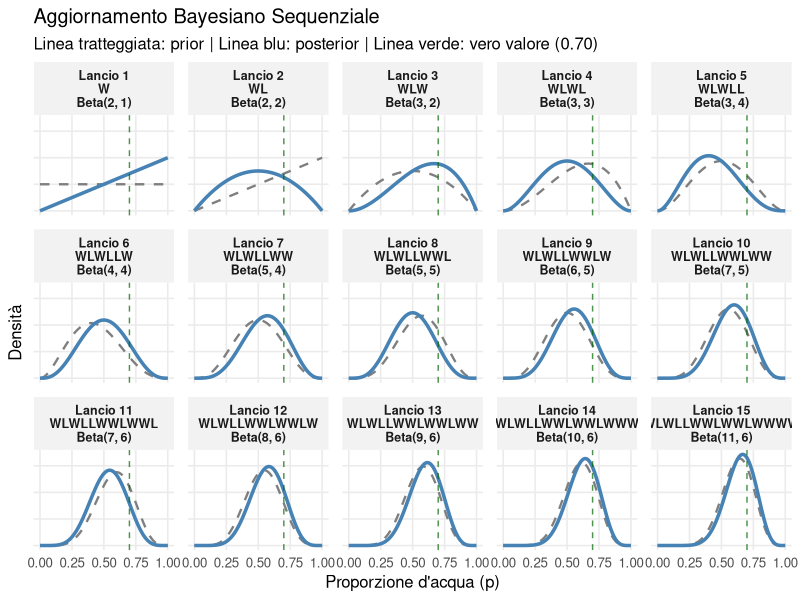
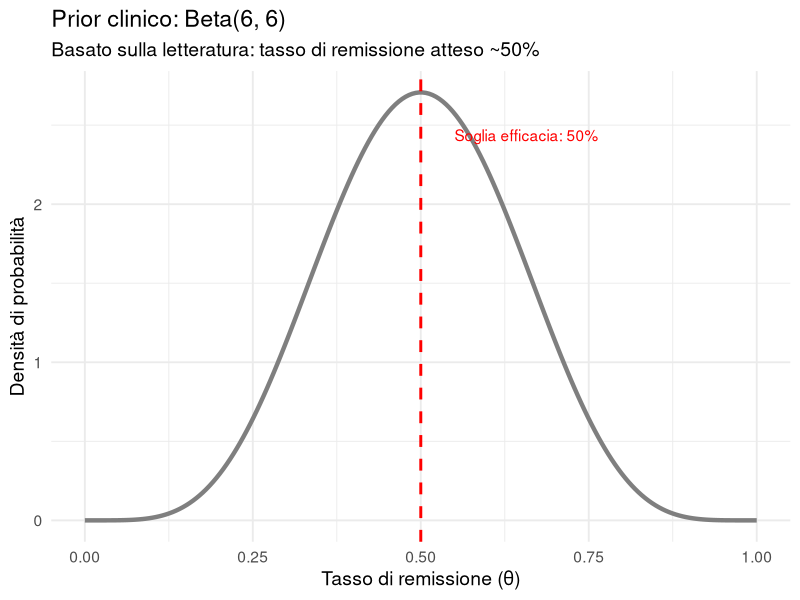
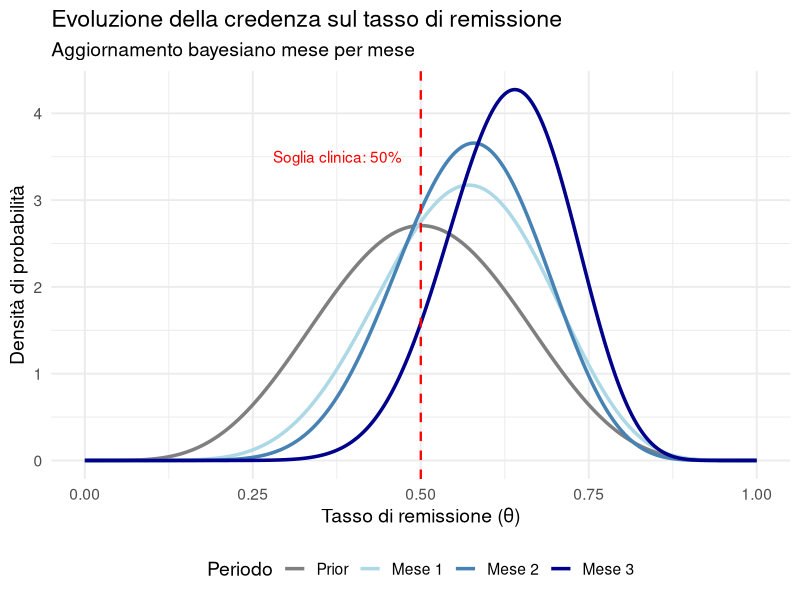

These figures' R source, in order:
## ---- chunk 1
#| echo: false
#| message: false
#| warning: false
library(ggplot2)
library(dplyr)
library(tidyr)
set.seed(42)
## ---- chunk 2
#| label: sim-data
#| echo: false
set.seed(123)

# Simuliamo 15 lanci. Vera proporzione d'acqua = 0.7
n_lanci <- 15
p_vero <- 0.7
dati <- sample(c("W", "L"), size = n_lanci, 
               prob = c(p_vero, 1 - p_vero), replace = TRUE)
## ---- chunk 3
#| echo: false
cat("Sequenza osservata:", paste(dati, collapse = " "))
## ---- chunk 4
#| label: compute-posteriors
#| echo: false
# Calcoliamo la distribuzione a posteriori dopo ogni lancio
alpha <- 1
beta <- 1

posteriori <- list()
for(i in 1:n_lanci) {
  seq_lanci <- dati[1:i]
  k <- sum(seq_lanci == "W")
  alpha_post <- alpha + k
  beta_post <- beta + (i - k)
  posteriori[[i]] <- data.frame(
    Lancio = i,
    Sequenza = paste(seq_lanci, collapse = ""),
    k = k,
    n = i,
    alpha = alpha_post,
    beta = beta_post
  )
}

df_posteriori <- bind_rows(posteriori)
p_grid <- seq(0, 1, length.out = 200)

df_plot <- df_posteriori %>%
  rowwise() %>%
  mutate(
    p = list(p_grid),
    dens = list(dbeta(p_grid, alpha, beta))
  ) %>%
  unnest(c(p, dens))
## ---- chunk 5
#| label: plot-posteriors
#| echo: false
#| fig-width: 10
#| fig-height: 8
# Gestione esplicita del prior uniforme per il primo lancio
df_prev <- df_plot %>%
  mutate(Lancio_prev = Lancio + 1) %>%
  select(Lancio_prev, p, dens_prev = dens)

# Per il lancio 1, il prior è Beta(1,1) - uniforme
prior_uniforme <- data.frame(
  p = p_grid,
  dens_prev = dbeta(p_grid, 1, 1)
)

df_combined <- df_plot %>%
  left_join(df_prev, by = c("Lancio" = "Lancio_prev", "p" = "p")) %>%
  mutate(dens_prev = ifelse(Lancio == 1, prior_uniforme$dens_prev, dens_prev))

# Crea etichette informative con sequenza corretta
df_combined <- df_combined %>%
  mutate(
    label = paste0("Lancio ", Lancio, "\n", Sequenza, 
                   "\nBeta(", alpha, ", ", beta, ")"),
    # Ordina i pannelli numericamente
    label = factor(label, levels = unique(label)[order(unique(Lancio))])
  )

# Visualizzazione
ggplot(df_combined, aes(x = p)) +
  geom_line(aes(y = dens_prev), color = "gray50", 
            linetype = "dashed", linewidth = 0.8) +
  geom_line(aes(y = dens), color = "steelblue", linewidth = 1.2) +
  geom_vline(xintercept = p_vero, linetype = "dashed", 
             color = "darkgreen", linewidth = 0.5, alpha = 0.7) +
  facet_wrap(~ label, ncol = 5) +
  labs(
    title = "Aggiornamento Bayesiano Sequenziale",
    subtitle = "Linea tratteggiata: prior | Linea blu: posterior | Linea verde: vero valore (0.70)",
    x = "Proporzione d'acqua (p)",
    y = "Densità"
  ) +
  theme_minimal(base_size = 12) +
  theme(
    strip.text = element_text(size = 9, face = "bold"),
    strip.background = element_rect(fill = "gray95", color = NA),
    axis.text.y = element_blank(),
    axis.ticks.y = element_blank(),
    panel.grid.minor = element_blank(),
    panel.spacing = unit(10, "points")
  ) +
  scale_x_continuous(limits = c(0, 1))
## ---- chunk 6
#| echo: true
# La media di Beta(6, 6) è:
alpha_prior <- 6
beta_prior <- 6
media_prior <- alpha_prior / (alpha_prior + beta_prior)
media_prior
## ---- chunk 7
#| echo: false
#| fig-height: 4.5
theta <- seq(0, 1, length.out = 200)
prior_dens <- dbeta(theta, alpha_prior, beta_prior)

ggplot(data.frame(theta = theta, dens = prior_dens), 
       aes(x = theta, y = dens)) +
  geom_line(linewidth = 1.5, color = "gray50") +
  geom_vline(xintercept = 0.5, linetype = "dashed", color = "red", linewidth = 1) +
  labs(title = "Prior clinico: Beta(6, 6)",
       subtitle = "Basato sulla letteratura: tasso di remissione atteso ~50%",
       x = "Tasso di remissione (θ)", 
       y = "Densità di probabilità") +
  theme_minimal(base_size = 14) +
  annotate("text", x = 0.55, y = max(prior_dens)*0.9, 
           label = "Soglia efficacia: 50%", color = "red", hjust = 0)
## ---- chunk 8
#| echo: true
# 1 = remissione, 0 = non remissione
mese1 <- c(1, 1, 0, 1)        # 3 su 4 = 75%
mese2 <- c(0, 1, 1, 1, 0)     # 3 su 5 = 60%
mese3 <- c(1, 1, 1, 0, 1, 1)  # 5 su 6 = 83%
## ---- chunk 9
#| echo: true
# Funzione per aggiornare i parametri della Beta
aggiorna_beta <- function(alpha, beta, dati) {
  successi <- sum(dati)
  insuccessi <- length(dati) - successi

  nuovo_alpha <- alpha + successi
  nuovo_beta  <- beta + insuccessi

  list(alpha = nuovo_alpha, beta = nuovo_beta)
}
## ---- chunk 10
#| echo: true
# Prior iniziale
alpha_corrente <- alpha_prior
beta_corrente <- beta_prior
## ---- chunk 11
# Mese 1
parametri <- aggiorna_beta(alpha_corrente, beta_corrente, mese1)
alpha_corrente <- parametri$alpha
beta_corrente <- parametri$beta
cat("Mese 1:", sum(mese1), "remissioni su", length(mese1),
    "→ Beta(", alpha_corrente, ",", beta_corrente, ")",
    "| Media:", round(alpha_corrente/(alpha_corrente + beta_corrente), 3), 
    "\n")
## ---- chunk 12
# Mese 2
parametri <- aggiorna_beta(alpha_corrente, beta_corrente, mese2)
alpha_corrente <- parametri$alpha
beta_corrente <- parametri$beta
cat("Mese 2:", sum(mese2), "remissioni su", length(mese2),
    "→ Beta(", alpha_corrente, ",", beta_corrente, ")",
    "| Media:", round(alpha_corrente/(alpha_corrente + beta_corrente), 3), 
    "\n")
## ---- chunk 13
# Mese 3
parametri <- aggiorna_beta(alpha_corrente, beta_corrente, mese3)
alpha_corrente <- parametri$alpha
beta_corrente <- parametri$beta
cat("Mese 3:", sum(mese3), "remissioni su", length(mese3),
    "→ Beta(", alpha_corrente, ",", beta_corrente, ")",
    "| Media:", round(alpha_corrente/(alpha_corrente + beta_corrente), 3), 
    "\n")
## ---- chunk 14
#| echo: false
#| fig-height: 5.5

theta <- seq(0, 1, length.out = 500)

distribuzioni <- data.frame(
  periodo = rep(c("Prior", "Mese 1", "Mese 2", "Mese 3"), each = length(theta)),
  theta = rep(theta, 4),
  densita = c(
    dbeta(theta, 6, 6),
    dbeta(theta, 9, 7),
    dbeta(theta, 12, 9),
    dbeta(theta, 17, 10)
  )
)

distribuzioni$periodo <- factor(distribuzioni$periodo, 
                                 levels = c("Prior", "Mese 1", "Mese 2", "Mese 3"))

ggplot(distribuzioni, aes(x = theta, y = densita, color = periodo)) +
  geom_line(linewidth = 1.2) +
  geom_vline(xintercept = 0.5, linetype = "dashed", color = "red", linewidth = 0.8) +
  scale_color_manual(values = c("Prior" = "gray50", "Mese 1" = "lightblue",
                                "Mese 2" = "steelblue", "Mese 3" = "darkblue")) +
  labs(title = "Evoluzione della credenza sul tasso di remissione",
       subtitle = "Aggiornamento bayesiano mese per mese",
       x = "Tasso di remissione (θ)",
       y = "Densità di probabilità",
       color = "Periodo") +
  theme_minimal(base_size = 14) +
  theme(legend.position = "bottom") +
  annotate("text", x = 0.28, y = 3.5, label = "Soglia clinica: 50%", color = "red", hjust = 0)
## ---- chunk 15
#| echo: true
# Probabilità che theta > 0.5 dopo 3 mesi
prob_efficace <- 1 - pbeta(0.5, shape1 = 17, shape2 = 10)
cat("P(θ > 0.50) =", round(prob_efficace * 100, 1), "%")
## ---- chunk 16
#| echo: true
# Probabilità di efficacia dopo ogni mese
cat("Prior: P(θ > 0.50) =", round((1 - pbeta(0.5, 6, 6)) * 100, 1), "%\n")
cat("Dopo Mese 1: P(θ > 0.50) =", round((1 - pbeta(0.5, 9, 7)) * 100, 1), "%\n")
cat("Dopo Mese 2: P(θ > 0.50) =", round((1 - pbeta(0.5, 12, 9)) * 100, 1), "%\n")
cat("Dopo Mese 3: P(θ > 0.50) =", round((1 - pbeta(0.5, 17, 10)) * 100, 1), "%\n")
